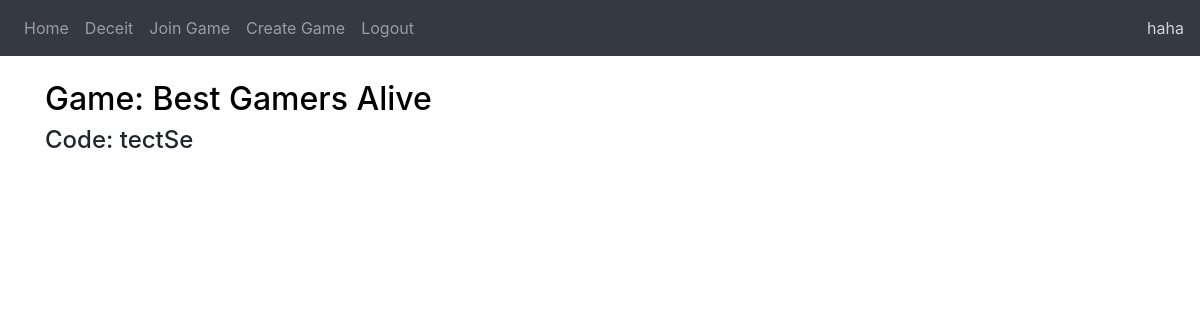
Page / (signed in) on the earlier database version.
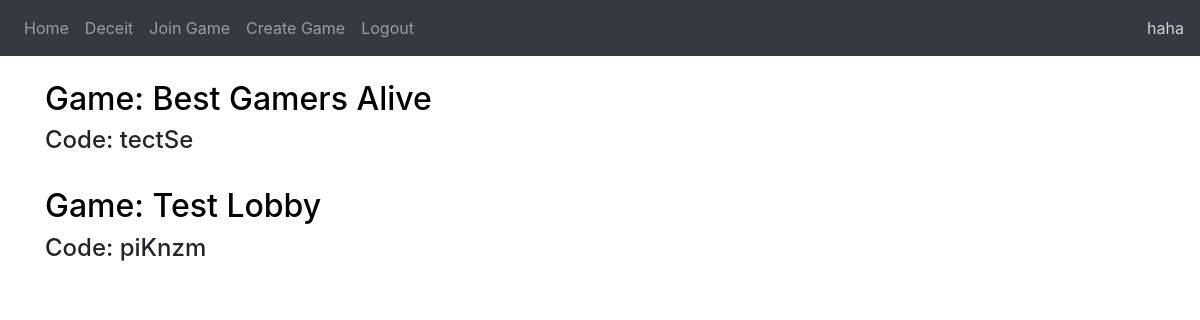
Same page on the later database version.
### website/models.py (models this page shows)
class User(db.Model, UserMixin):
    id = db.Column(db.Integer, primary_key=True)
    email = db.Column(db.String(150), unique=True)
    password = db.Column(db.String(150))
    username = db.Column(db.String(150))

class Game(db.Model):
    id = db.Column(db.Integer, primary_key=True)
    game_name = db.Column(db.String(25))
    code = db.Column(db.String(10))
    host = db.Column(db.Integer, db.ForeignKey('user.id'))

### website/views.py (the view)
@views.route('/', methods=["GET", "POST"])
@login_required
def home():
    game = []
    for games in db.session.query(GamesJoined).filter_by(user = current_user.id):
        id = games.game
        for filtered in db.session.query(Game).filter_by(id = id):
            links = (filtered, url_for('rooms.room', game_id=id))
            game.append(links)
    return render_template("home.html", user=current_user, games_joined = game)

### website/__init__.py (called while the page is built)
def create_app():
    app = Flask(__name__)
    app.config['SECRET_KEY'] = 'ga8925asdgDgls10352;aDg'
    app.config['SQLALCHEMY_DATABASE_URI'] = f'sqlite:///{DB_NAME}'
    db.init_app(app)
    ma = Marshmallow(app)
    from .views import views
    from .auth import auth
    from .rooms import rooms
    from .profiles import profiles
    app.register_blueprint(views, url_prefix='/')
    app.register_blueprint(auth, url_prefix='/')
    app.register_blueprint(rooms, url_prefix='/rooms/')
    app.register_blueprint(profiles, url_prefix='/user/')
    from .models import User, Empires, Game, GamesJoined
    create_database(app)
    login_manager = LoginManager()
    login_manager.login_view = 'auth.login'
    login_manager.init_app(app)
    @login_manager.user_loader
    def load_user(id):
        return User.query.get(int(id))
    return app

### website/templates/home.html (shortened to what this page needs)
{% extends "base.html" %} {% block title %}Home{% endblock %}
{% block content %}
<br/>
<body>
    {% if games_joined != [] %}
    {% set counter = 0 %}
    <div id="game_list">
    {% for game in games_joined %}
        {% set counter = counter+1 %}
        <h2><a id="game_headings{{counter}}" href={{game[1]}}>Game: {{ game[0].game_name }}</a></h2> <h4>Code: {{ game[0].code }}</h4> <br/>
    {% endfor %}
    </div>
    {% else %}
        <h1>No games joined currently. Join one <a>here</a></h1>
    {% endif %}
</body>
{% endblock %}

### website/templates/base.html (shortened to what this page needs)
<!DOCTYPE html>
<html lang="en">
<head>
    <link
      rel="stylesheet"
      href="https://stackpath.bootstrapcdn.com/bootstrap/4.4.1/css/bootstrap.min.css"
    />
    <link
      rel="stylesheet"
      href="https://stackpath.bootstrapcdn.com/font-awesome/4.7.0/css/font-awesome.min.css"
    />
    <link rel="stylesheet" type="text/css" href="/static/css/main.css" />
</head>
<body>
    <nav class="navbar navbar-expand-lg navbar-dark bg-dark">
        <div class="collapse navbar-collapse" id="navbar">
            <div class="navbar-nav">
              {% if user.is_authenticated %}
              <a class="nav-item nav-link" id="home" href="/">Home</a>
              <a class="nav-item nav-link" id="deceit" href="/deceit">Deceit</a>
              <a class="nav-item nav-link" id="join_game" href="/join-game">Join Game</a>
              <a class="nav-item nav-link" id="create_game" href="/create-game">Create Game</a>
              <a class="nav-item nav-link" id="logout" href="/logout">Logout</a>
              {% else %}
              <a class="nav-item nav-link" id="login" href="/login">Login</a>
              <a class="nav-item nav-link" id="signUp" href="/sign-up">Sign Up</a>
              {% endif %}
            </div>
        </div>
        {% if user.is_authenticated %}
        <div id="user_name" align="right"><a id="user_link" href="{{url_for('profiles.profile', user_id=user.id)}}">{{ user.username }}</a></div>
        {% endif %}
      </nav>
    <div class="container">
        {% block content %}
        {% endblock %}
    </div>
</body>
</html>

Differences in the rows shown:
added Game: game_name "Test Lobby", code "piKnzm"
